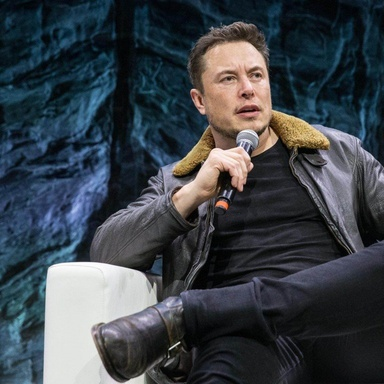
#> input picture model/images/Elon Musk/5 times Elon Musk proved he_s the world....jpg, 384 x 384 px, shrunk from 768 x 768 before the run; its folder holds only this picture in this run
$ jupyter execute data_cleaning.ipynb
#> lines starting #> are read from the running program, lines starting #| are printed output that depends on the picture
<h2 style='color:red' align='center'>Identify The CEO: Data Cleaning<h2>

[cell 1]
import numpy as np
import cv2

[cell 2]
face_cascade = cv2.CascadeClassifier('./opencv/haarcascades/haarcascade_frontalface_default.xml')
eye_cascade = cv2.CascadeClassifier('./opencv/haarcascades/haarcascade_eye.xml')

[cell 3]
def get_cropped_image_if_2_eyes(image_path):
    img = cv2.imread(image_path)
    if(img is not None):
        gray = cv2.cvtColor(img, cv2.COLOR_BGR2GRAY)
        faces = face_cascade.detectMultiScale(gray, 1.3, 5)
        for (x,y,w,h) in faces:
            roi_gray = gray[y:y+h, x:x+w]
            roi_color = img[y:y+h, x:x+w]
            eyes = eye_cascade.detectMultiScale(roi_gray)
            if len(eyes) >= 2:
                return roi_color

[cell 4]
path_to_data = "./images/"
path_to_cr_data = "./dataset/"

[cell 5]
import os
img_dirs = []
for entry in os.scandir(path_to_data):
    if entry.is_dir():
        img_dirs.append(entry.path)
#> pass 2 of the loop `for entry in os.scandir(path_to_data):`:

[cell 6]
img_dirs

[cell 7]
import shutil
if os.path.exists(path_to_cr_data):
     shutil.rmtree(path_to_cr_data)
os.mkdir(path_to_cr_data)

[cell 8]
cropped_image_dirs = []
celebrity_file_names_dict = {}

for img_dir in img_dirs:
    count = 1
    celebrity_name = img_dir.split('/')[-1]
    print(celebrity_name)

    celebrity_file_names_dict[celebrity_name] = []

    for entry in os.scandir(img_dir):
        roi_color = get_cropped_image_if_2_eyes(entry.path)
#> in get_cropped_image_if_2_eyes, img is the input picture: shape (384, 384, 3); mean B, G, R 72.8, 66.3, 59.5
#> in get_cropped_image_if_2_eyes, `gray = cv2.cvtColor(img, cv2.COLOR_BGR2GRAY)`:
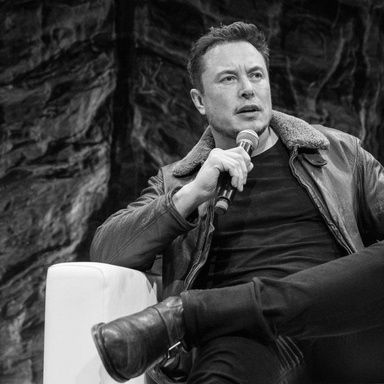
#> gray: shape (384, 384); min 0, max 255, mean 65
#> in get_cropped_image_if_2_eyes, `faces = face_cascade.detectMultiScale(gray, 1.3, 5)`: faces = [[204, 46, 78, 78]]
#> the loop in get_cropped_image_if_2_eyes, `for (x,y,w,h) in faces:` made 1 pass
#> (x, y, w, h, eyes) on pass 1: (204, 46, 78, 78, [[41, 19, 21, 21]])
#> pass 1, in get_cropped_image_if_2_eyes, `roi_gray = gray[y:y+h, x:x+w]`:
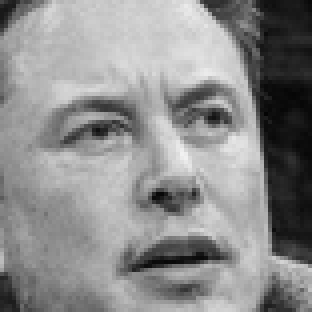
#> roi_gray: shape (78, 78) (shown 4 times larger); min 4, max 241, mean 140.3
#> pass 1, in get_cropped_image_if_2_eyes, `roi_color = img[y:y+h, x:x+w]`:
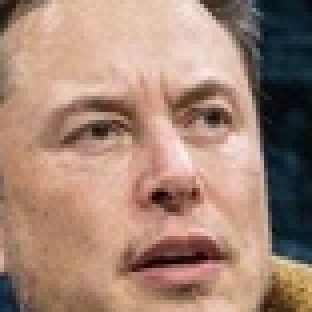
#> roi_color: shape (78, 78, 3) (shown 4 times larger); mean B, G, R 117, 132.7, 164.1
        if roi_color is not None:
            cropped_folder = path_to_cr_data + celebrity_name
            if not os.path.exists(cropped_folder):
                os.makedirs(cropped_folder)
                cropped_image_dirs.append(cropped_folder)
                print("Generating cropped images in folder: ",cropped_folder)

            cropped_file_name = celebrity_name + str(count) + ".png"
            cropped_file_path = cropped_folder + "/" + cropped_file_name

            cv2.imwrite(cropped_file_path, roi_color)
            celebrity_file_names_dict[celebrity_name].append(cropped_file_path)
            count += 1
#> pass 2 of the loop `for img_dir in img_dirs:`:
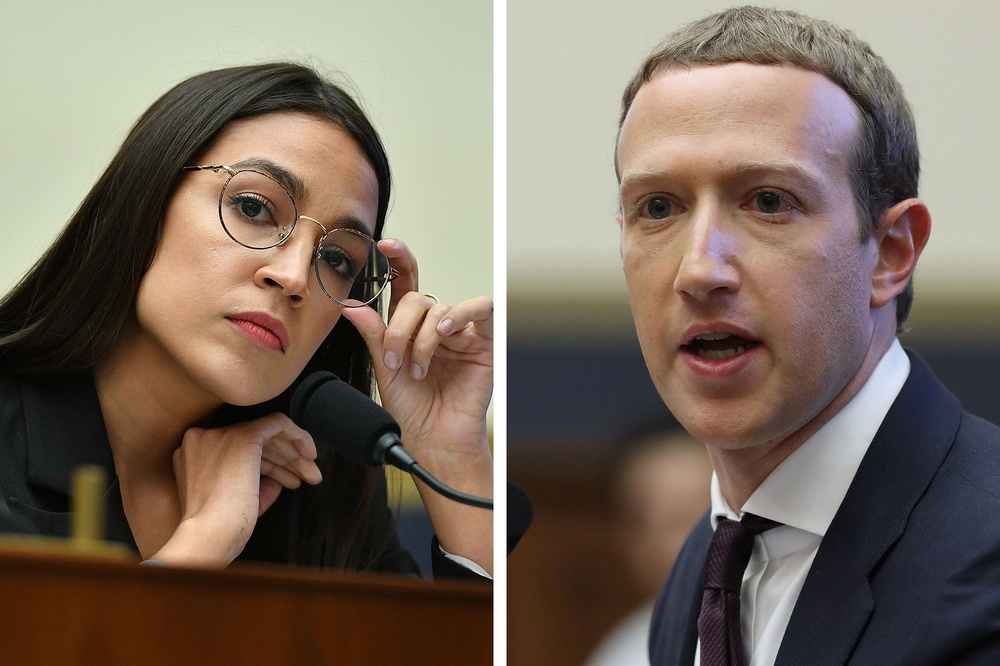
#> input picture model/images/Mark Zuckerberg/AOC to Mark Zuckerberg_ “You Would Say....jpg, 1000 x 666 px, shrunk from 2000 x 1333 before the run
#> in get_cropped_image_if_2_eyes, img is the input picture: shape (666, 1000, 3); mean B, G, R 95.4, 108.2, 122.1
#> in get_cropped_image_if_2_eyes (call 2), `gray = cv2.cvtColor(img, cv2.COLOR_BGR2GRAY)`:
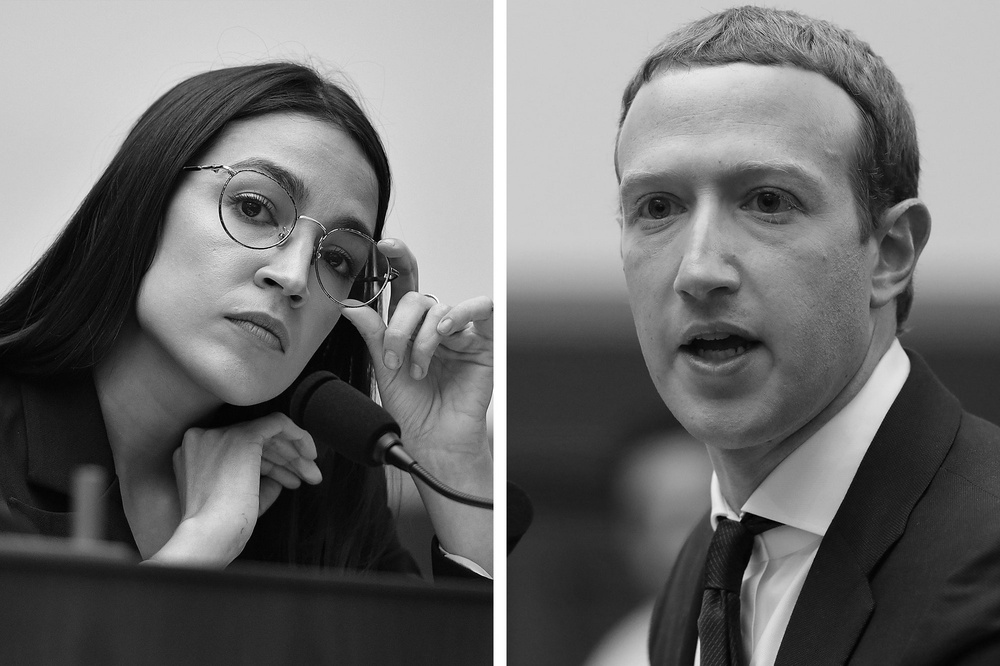
#> gray: shape (666, 1000); min 0, max 255, mean 110.9
#> faces = [[558, 89, 311, 311]]
#> the loop in get_cropped_image_if_2_eyes, `for (x,y,w,h) in faces:` made 1 pass
#> (x, y, w, h, eyes) on pass 1: (558, 89, 311, 311, [[60, 82, 73, 73], [170, 73, 78, 78], [116, 210, 96, 96]])
#> pass 1, in get_cropped_image_if_2_eyes (call 2), `roi_color = img[y:y+h, x:x+w]`:
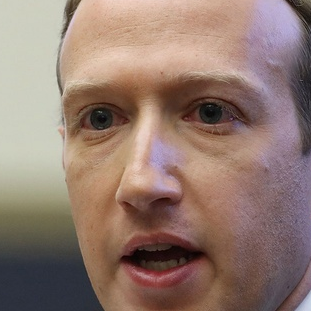
#> roi_color: shape (311, 311, 3); mean B, G, R 112.4, 122.8, 146.7
